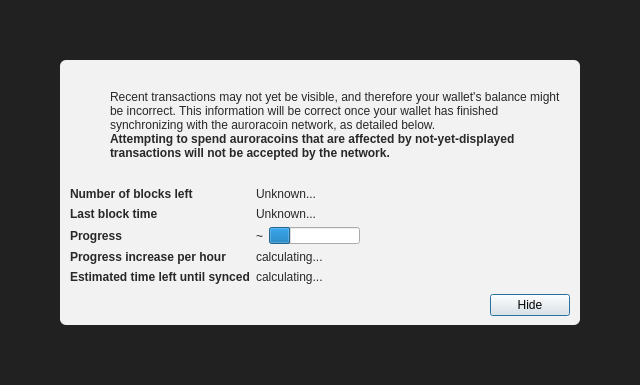
<?xml version="1.0" encoding="UTF-8"?>
<ui version="4.0">
 <class>ModalOverlay</class>
 <widget class="ModalOverlay" name="ModalOverlay">
  <property name="geometry">
   <rect>
    <x>0</x>
    <y>0</y>
    <width>640</width>
    <height>385</height>
   </rect>
  </property>
  <property name="windowTitle">
   <string>Form</string>
  </property>
  <layout class="QVBoxLayout" name="verticalLayout" stretch="0">
   <property name="sizeConstraint">
    <enum>QLayout::SetDefaultConstraint</enum>
   </property>
   <property name="leftMargin">
    <number>0</number>
   </property>
   <property name="topMargin">
    <number>0</number>
   </property>
   <property name="rightMargin">
    <number>0</number>
   </property>
   <property name="bottomMargin">
    <number>0</number>
   </property>
   <item>
    <widget class="QWidget" name="bgWidget" native="true">
     <property name="styleSheet">
      <string notr="true">#bgWidget { background: rgba(0,0,0,220); }</string>
     </property>
     <layout class="QVBoxLayout" name="verticalLayoutMain" stretch="1">
      <property name="leftMargin">
       <number>60</number>
      </property>
      <property name="topMargin">
       <number>60</number>
      </property>
      <property name="rightMargin">
       <number>60</number>
      </property>
      <property name="bottomMargin">
       <number>60</number>
      </property>
      <item>
       <widget class="QWidget" name="contentWidget" native="true">
        <property name="styleSheet">
         <string notr="true">#contentWidget { background: rgba(255,255,255,240); border-radius: 6px; }

QLabel { color: rgb(40,40,40);  }</string>
        </property>
        <layout class="QVBoxLayout" name="verticalLayoutSub" stretch="1,0,0,0">
         <property name="spacing">
          <number>0</number>
         </property>
         <property name="leftMargin">
          <number>10</number>
         </property>
         <property name="topMargin">
          <number>10</number>
         </property>
         <property name="rightMargin">
          <number>10</number>
         </property>
         <property name="bottomMargin">
          <number>10</number>
         </property>
         <item>
          <layout class="QHBoxLayout" name="horizontalLayoutIconText" stretch="0,1">
           <property name="topMargin">
            <number>20</number>
           </property>
           <item>
            <layout class="QVBoxLayout" name="verticalLayoutIcon">
             <property name="leftMargin">
              <number>0</number>
             </property>
             <item>
              <widget class="QPushButton" name="warningIcon">
               <property name="enabled">
                <bool>false</bool>
               </property>
               <property name="text">
                <string/>
               </property>
               <property name="icon">
                <iconset>
                 <normaloff>:/icons/warning</normaloff>
                 <disabledoff>:/icons/warning</disabledoff>:/icons/warning</iconset>
               </property>
               <property name="iconSize">
                <size>
                 <width>48</width>
                 <height>48</height>
                </size>
               </property>
               <property name="flat">
                <bool>true</bool>
               </property>
              </widget>
             </item>
             <item>
              <spacer name="verticalSpacerWarningIcon">
               <property name="orientation">
                <enum>Qt::Vertical</enum>
               </property>
               <property name="sizeHint" stdset="0">
                <size>
                 <width>20</width>
                 <height>40</height>
                </size>
               </property>
              </spacer>
             </item>
            </layout>
           </item>
           <item>
            <layout class="QVBoxLayout" name="verticalLayoutInfoText">
             <property name="leftMargin">
              <number>0</number>
             </property>
             <property name="topMargin">
              <number>0</number>
             </property>
             <item>
              <widget class="QLabel" name="infoText">
               <property name="text">
                <string>Recent transactions may not yet be visible, and therefore your wallet's balance might be incorrect. This information will be correct once your wallet has finished synchronizing with the auroracoin network, as detailed below.</string>
               </property>
               <property name="textFormat">
                <enum>Qt::RichText</enum>
               </property>
               <property name="wordWrap">
                <bool>true</bool>
               </property>
              </widget>
             </item>
             <item>
              <widget class="QLabel" name="infoTextStrong">
               <property name="font">
                <font>
                 <weight>75</weight>
                 <bold>true</bold>
                </font>
               </property>
               <property name="text">
                <string>Attempting to spend auroracoins that are affected by not-yet-displayed transactions will not be accepted by the network.</string>
               </property>
               <property name="textFormat">
                <enum>Qt::RichText</enum>
               </property>
               <property name="wordWrap">
                <bool>true</bool>
               </property>
              </widget>
             </item>
             <item>
              <spacer name="verticalSpacerInTextSpace">
               <property name="orientation">
                <enum>Qt::Vertical</enum>
               </property>
               <property name="sizeHint" stdset="0">
                <size>
                 <width>20</width>
                 <height>40</height>
                </size>
               </property>
              </spacer>
             </item>
            </layout>
           </item>
          </layout>
         </item>
         <item>
          <spacer name="verticalSpacerAfterText">
           <property name="orientation">
            <enum>Qt::Vertical</enum>
           </property>
           <property name="sizeHint" stdset="0">
            <size>
             <width>20</width>
             <height>40</height>
            </size>
           </property>
          </spacer>
         </item>
         <item>
          <layout class="QFormLayout" name="formLayout">
           <property name="fieldGrowthPolicy">
            <enum>QFormLayout::FieldsStayAtSizeHint</enum>
           </property>
           <property name="horizontalSpacing">
            <number>6</number>
           </property>
           <property name="verticalSpacing">
            <number>6</number>
           </property>
           <property name="topMargin">
            <number>10</number>
           </property>
           <item row="0" column="0">
            <widget class="QLabel" name="labelNumberOfBlocksLeft">
             <property name="font">
              <font>
               <weight>75</weight>
               <bold>true</bold>
              </font>
             </property>
             <property name="text">
              <string>Number of blocks left</string>
             </property>
            </widget>
           </item>
           <item row="0" column="1">
            <widget class="QLabel" name="numberOfBlocksLeft">
             <property name="text">
              <string>Unknown...</string>
             </property>
            </widget>
           </item>
           <item row="1" column="0">
            <widget class="QLabel" name="labelLastBlockTime">
             <property name="font">
              <font>
               <weight>75</weight>
               <bold>true</bold>
              </font>
             </property>
             <property name="text">
              <string>Last block time</string>
             </property>
            </widget>
           </item>
           <item row="1" column="1">
            <widget class="QLabel" name="newestBlockDate">
             <property name="sizePolicy">
              <sizepolicy hsizetype="Maximum" vsizetype="Preferred">
               <horstretch>0</horstretch>
               <verstretch>0</verstretch>
              </sizepolicy>
             </property>
             <property name="text">
              <string>Unknown...</string>
             </property>
            </widget>
           </item>
           <item row="2" column="0">
            <widget class="QLabel" name="labelSyncDone">
             <property name="font">
              <font>
               <weight>75</weight>
               <bold>true</bold>
              </font>
             </property>
             <property name="text">
              <string>Progress</string>
             </property>
            </widget>
           </item>
           <item row="2" column="1">
            <layout class="QHBoxLayout" name="horizontalLayoutSync" stretch="0,1">
             <item>
              <widget class="QLabel" name="percentageProgress">
               <property name="text">
                <string notr="true">~</string>
               </property>
              </widget>
             </item>
             <item>
              <widget class="QProgressBar" name="progressBar">
               <property name="value">
                <number>24</number>
               </property>
               <property name="format">
                <string/>
               </property>
              </widget>
             </item>
            </layout>
           </item>
           <item row="4" column="0">
            <widget class="QLabel" name="labelProgressIncrease">
             <property name="font">
              <font>
               <weight>75</weight>
               <bold>true</bold>
              </font>
             </property>
             <property name="text">
              <string>Progress increase per hour</string>
             </property>
            </widget>
           </item>
           <item row="4" column="1">
            <widget class="QLabel" name="progressIncreasePerH">
             <property name="text">
              <string>calculating...</string>
             </property>
            </widget>
           </item>
           <item row="5" column="0">
            <widget class="QLabel" name="labelEstimatedTimeLeft">
             <property name="font">
              <font>
               <weight>75</weight>
               <bold>true</bold>
              </font>
             </property>
             <property name="text">
              <string>Estimated time left until synced</string>
             </property>
            </widget>
           </item>
           <item row="5" column="1">
            <widget class="QLabel" name="expectedTimeLeft">
             <property name="text">
              <string>calculating...</string>
             </property>
            </widget>
           </item>
          </layout>
         </item>
         <item>
          <layout class="QHBoxLayout" name="horizontalLayoutButtons">
           <property name="leftMargin">
            <number>10</number>
           </property>
           <property name="topMargin">
            <number>10</number>
           </property>
           <item>
            <spacer name="horizontalSpacer">
             <property name="orientation">
              <enum>Qt::Horizontal</enum>
             </property>
             <property name="sizeHint" stdset="0">
              <size>
               <width>40</width>
               <height>20</height>
              </size>
             </property>
            </spacer>
           </item>
           <item>
            <widget class="QPushButton" name="closeButton">
             <property name="text">
              <string>Hide</string>
             </property>
             <property name="focusPolicy">
              <enum>Qt::StrongFocus</enum>
             </property>
             <property name="default">
              <bool>true</bool>
             </property>
            </widget>
           </item>
          </layout>
         </item>
        </layout>
       </widget>
      </item>
     </layout>
    </widget>
   </item>
  </layout>
 </widget>
 <customwidgets>
  <customwidget>
   <class>ModalOverlay</class>
   <extends>QWidget</extends>
   <header>qt/modaloverlay.h</header>
   <container>1</container>
  </customwidget>
 </customwidgets>
 <resources/>
 <connections/>
</ui>
